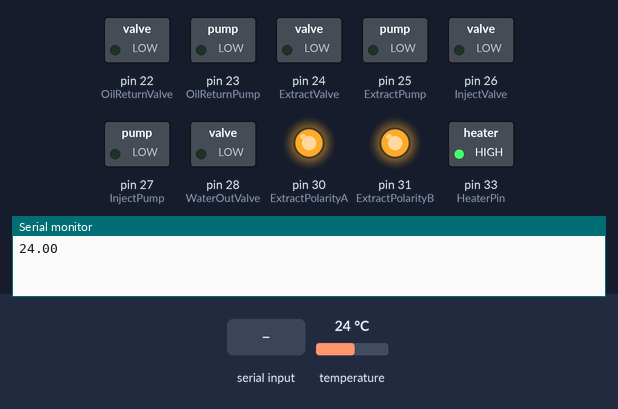
Simulated run of this sketch. Board: Arduino Mega 2560, built with avr-gcc and run on an emulated ATmega2560. On the bench: switched loads named in the sketch (green lamp = pin HIGH), output pins drawn as LEDs (lit = HIGH), the last lines printed to the serial monitor. The test bench sets the inputs (shaded band); at power-on: temperature 24 °C.

Above: at 1.2 s.
1.3 s: "7" received over Serial
At 2.7 s:
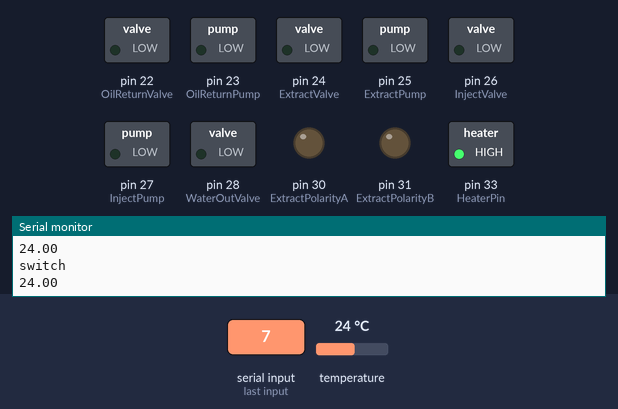
3.0 s: "1" received over Serial
At 4.0 s:
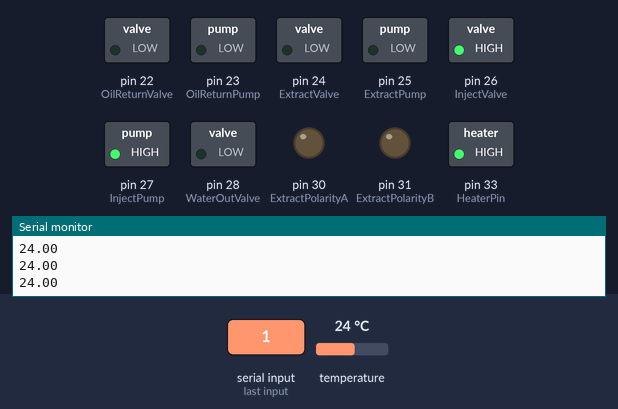
6.6 s: "2" received over Serial
At 7.8 s:
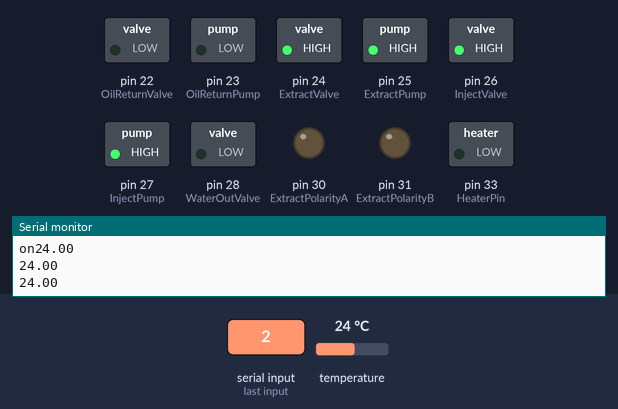
8.4 s: "3" received over Serial
At 8.8 s:
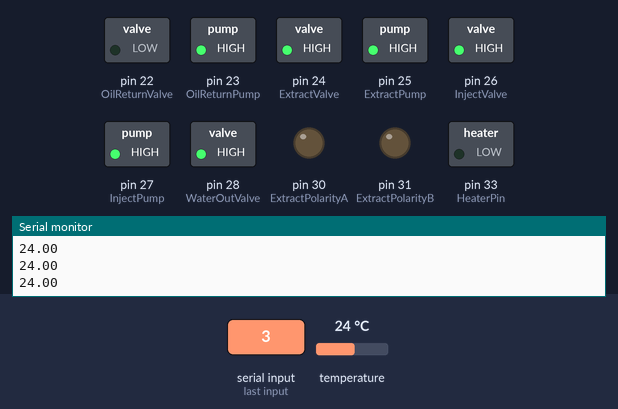
12.0 s: "4" received over Serial
At 12.5 s:
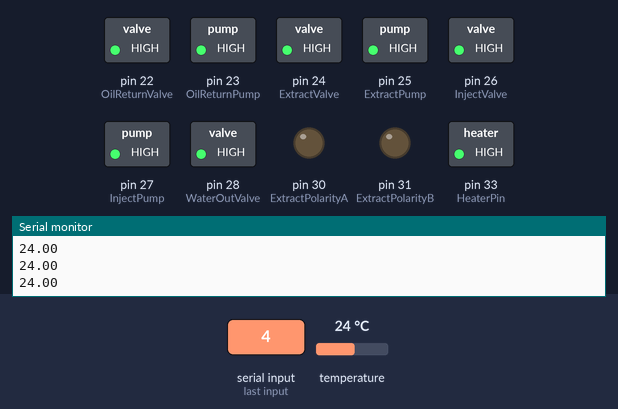
13.7 s: "5" received over Serial
At 14.8 s:
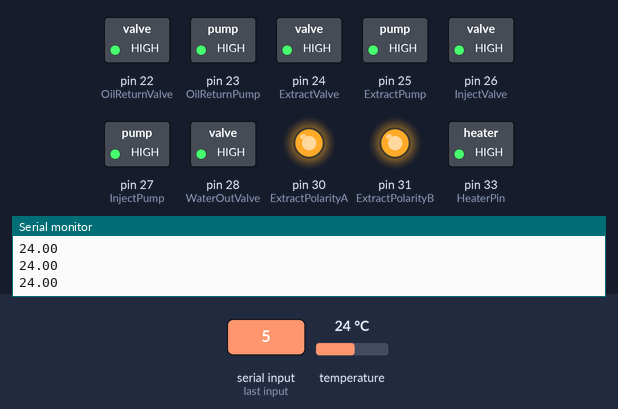
Timing chart, 0 to 17.6 s (numbered marks = the images above; inputs shaded):
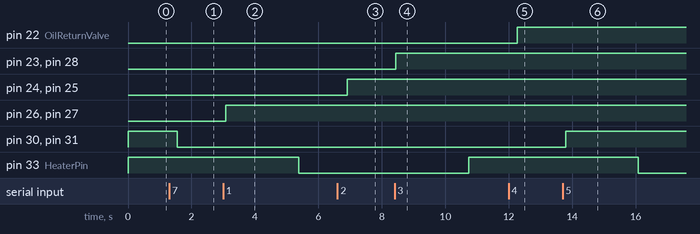

The sketch:

Relay_manager_with_cycle.ino
```cpp
/*

*/
#include <Wire.h>
#include <WireData.h>
#include <OneWire.h>
#include <DallasTemperature.h>
//#include <PID_v1.h>

//define i2c slave address
#define slaveAddress 0x09


#define HeaterPin 33 //swtiches heater relay on or off
#define OilReturnValve 22 //
#define OilReturnPump 23
#define ExtractValve 24
#define ExtractPump  25
#define InjectValve 26
#define InjectPump 27
#define WaterOutValve 28
#define ExtractPolarityA 30
#define ExtractPolarityB 31

#define ONE_WIRE_BUS 7
float tempC;
double setTemp;
//double Input, Output;

//PID myPID(&Input, &Output, &setTemp,2,5,1, DIRECT);


// Setup a oneWire instance to communicate with any OneWire devices (not just Maxim/Dallas temperature ICs)
OneWire oneWire(ONE_WIRE_BUS);

// Pass our oneWire reference to Dallas Temperature.
DallasTemperature sensors(&oneWire);

// arrays to hold device address
DeviceAddress tempSensor;

//I2c Address
int window = 5000;
unsigned long winstart;

void setup() {
  Serial.begin(9600);

    pinMode(OilReturnValve, OUTPUT);
    pinMode(OilReturnPump, OUTPUT);
    pinMode(ExtractValve, OUTPUT);
    pinMode(ExtractPump, OUTPUT);
    pinMode(InjectValve, OUTPUT);
    pinMode(InjectPump, OUTPUT);
    pinMode(WaterOutValve, OUTPUT);
    pinMode(ExtractPolarityA, OUTPUT);
    pinMode(ExtractPolarityB, OUTPUT);
    pinMode(HeaterPin, OUTPUT);
    digitalWrite(OilReturnValve, LOW);
    digitalWrite(OilReturnPump, LOW);
    digitalWrite(ExtractValve, LOW);
    digitalWrite(ExtractPump, LOW);
    digitalWrite(InjectValve, LOW);
    digitalWrite(InjectPump, LOW);
    digitalWrite(WaterOutValve, LOW);
    digitalWrite(ExtractPolarityA, HIGH);
    digitalWrite(ExtractPolarityB, HIGH);
    digitalWrite(HeaterPin, HIGH);//relay is normally closed

    sensors.begin();
    if (!sensors.getAddress(tempSensor, 0)){
      Serial.println("Sensor Error");
    }
 // sensors.setResolution(tempSensor, 9);
   //sensors.setWaitForConversion(false);

    sensors.setHighAlarmTemp(tempSensor, 110);
    sensors.setLowAlarmTemp(tempSensor, -10);
     Wire.begin(slaveAddress);  // I2C slave address 8 setup.
     Wire.onReceive(i2cReceive);  // register our handler function with the Wire library
     Wire.onRequest(i2cTransmit);  // register data return handler


  setTemp = 85;
  winstart = millis();

}

void loop() {
  sensors.requestTemperatures();
  tempC = sensors.getTempCByIndex(0);
  Serial.println(tempC);
 if(sensors.hasAlarm(tempSensor)){
    digitalWrite(HeaterPin,HIGH);
    Serial.println("TOO HOT!!! HEAT OFF!!!");
  }
else {
  if (tempC<setTemp-2){
    if (millis()-winstart>window){
      if (digitalRead(HeaterPin)==HIGH){
        digitalWrite(HeaterPin,LOW);
        Serial.print("on");
        winstart = millis();
      }
      else if (digitalRead(HeaterPin)==LOW){
        digitalWrite(HeaterPin,HIGH);
        winstart = millis();
      }
    }

  }
  else if (tempC>=setTemp-2){
        digitalWrite(HeaterPin, HIGH);
      }
  }
/*input = tempC;
  myPID.Compute();
  unsigned long now = millis();
  if(now - winstart>window){
    winstart += window }
  if(Output > now - winstart){ digitalWrite(HeaterPin,HIGH);};
  else {digitalWrite(HeaterPin,LOW);}
  */
  if (Serial.available()>0){
   int sercommand = Serial.read();
   switch(sercommand){
     case '1':
     if(digitalRead(InjectValve) == LOW){// || (digitalRead(InjectPump == LOW))){
       digitalWrite(InjectValve, HIGH);digitalWrite(InjectPump, HIGH);
   }
   else{
       digitalWrite(InjectValve, LOW);digitalWrite(InjectPump, LOW);
    }
    break;
    case '2':
    if(digitalRead(ExtractValve) == LOW) {//|| (digitalRead(ExtractPump == LOW))){
      digitalWrite(ExtractValve, HIGH);digitalWrite(ExtractPump, HIGH);
    }
   else{
       digitalWrite(ExtractValve, LOW);digitalWrite(ExtractPump, LOW);
    }
    break;
    case '3':
    if(digitalRead(WaterOutValve) == LOW){
      digitalWrite(WaterOutValve, HIGH);digitalWrite(OilReturnPump, HIGH);
    }
    else{
       digitalWrite(WaterOutValve, LOW);digitalWrite(OilReturnPump, LOW);
    }
    break;
    case '4':
    if(digitalRead(OilReturnValve) == LOW) {//|| (digitalRead(OilReturnPump == LOW))){
      digitalWrite(OilReturnValve, HIGH);digitalWrite(OilReturnPump, HIGH);
    }
    else{
       digitalWrite(OilReturnValve, LOW);digitalWrite(OilReturnPump, LOW);
    }
    break;
    case '5':
    digitalWrite(OilReturnValve, HIGH);
    digitalWrite(OilReturnPump, HIGH);
    digitalWrite(ExtractValve, HIGH);
    digitalWrite(ExtractPump, HIGH);
    digitalWrite(InjectValve, HIGH);
    digitalWrite(InjectPump, HIGH);
    digitalWrite(WaterOutValve, HIGH);
    digitalWrite(ExtractPolarityA, HIGH);
    digitalWrite(ExtractPolarityB, HIGH);
    break;
    case '6':
    digitalWrite(OilReturnValve, LOW);
    digitalWrite(OilReturnPump, LOW);
    digitalWrite(ExtractValve, LOW);
    digitalWrite(ExtractPump, LOW);
    digitalWrite(InjectValve, LOW);
    digitalWrite(InjectPump, LOW);
    digitalWrite(WaterOutValve, LOW);
    digitalWrite(ExtractPolarityA, LOW);
    digitalWrite(ExtractPolarityB, LOW);
    //digitalWrite(HeaterPin, LOW);
    break;
    case '7':
    if (digitalRead(ExtractPolarityA) == HIGH){
      digitalWrite(ExtractPolarityA, LOW);
    digitalWrite(ExtractPolarityB, LOW);
   Serial.println("switch");
    }
    else {
      digitalWrite(ExtractPolarityA,HIGH);
    digitalWrite(ExtractPolarityB, HIGH);
    Serial.println("switch");
    }
    break;
    default:

    break;
   }
  }
}

void i2cReceive() {
  int command = Wire.read(); //should this be byte?

  switch(command){
    case 0x0A: //injection
    if(digitalRead(InjectValve) == LOW){// || (digitalRead(InjectPump == LOW))){
//      if (Wire.available() > 0){
//        int InjT = Wire.read(); //in seconds
//        InjT = InjT*1000;
//        digitalWrite(InjectValve, HIGH);digitalWrite(InjectPump, HIGH);
//        delay(InjT);
//        digitalWrite(InjectValve, LOW);digitalWrite(InjectPump, LOW);
//      }
      digitalWrite(InjectValve, HIGH);digitalWrite(InjectPump, HIGH);
    }
    else{
       digitalWrite(InjectValve, LOW);digitalWrite(InjectPump, LOW);
    }
    break;
    case 0x0B: //extraction
    if(digitalRead(ExtractValve) == LOW){ //|| (digitalRead(ExtractPump == LOW))){
//      if (Wire.available() > 0){
//        int InjT = Wire.read(); //in seconds
//        InjT = InjT*1000;
//        digitalWrite(ExtractValve, HIGH);digitalWrite(ExtractPump, HIGH);
//        delay(InjT);
//        digitalWrite(ExtractValve, LOW);digitalWrite(ExtractPump, LOW);
//      }
      digitalWrite(ExtractValve, HIGH);digitalWrite(ExtractPump, HIGH);
    }
    else{
       digitalWrite(ExtractValve, LOW);digitalWrite(ExtractPump, LOW);
    }
    break;
    case 0x0C: //H2O out
    if(digitalRead(WaterOutValve) == LOW){
//      if (Wire.available() > 0){
//        int InjT = Wire.read(); //in seconds
//        InjT = InjT*1000;
//        digitalWrite(WaterOutValve, HIGH);digitalWrite(OilReturnPump, HIGH);
//        delay(InjT);
//        digitalWrite(WaterOutValve, LOW);digitalWrite(OilReturnPump, LOW);
//      }
      digitalWrite(WaterOutValve, HIGH);digitalWrite(OilReturnPump, HIGH);
    }
    else{
       digitalWrite(WaterOutValve, LOW);digitalWrite(OilReturnPump, LOW);
    }
    break;
    case 0x0D: //Oil return
    if(digitalRead(OilReturnValve) == LOW) {//|| (digitalRead(OilReturnPump == LOW))){
//      if (Wire.available() > 0){
//        int InjT = Wire.read(); //in seconds
//        InjT = InjT*1000;
//        digitalWrite(OilReturnValve, HIGH);digitalWrite(OilReturnPump, HIGH);
//        delay(InjT);
//        digitalWrite(OilReturnValve, LOW);digitalWrite(OilReturnPump, LOW);
//      }
      digitalWrite(OilReturnValve, HIGH);digitalWrite(OilReturnPump, HIGH);
    }
    else{
       digitalWrite(OilReturnValve, LOW);digitalWrite(OilReturnPump, LOW);
    }
    break;
    case 0x0E: //ALL ON
    digitalWrite(OilReturnValve, HIGH);
    digitalWrite(OilReturnPump, HIGH);
    digitalWrite(ExtractValve, HIGH);
    digitalWrite(ExtractPump, HIGH);
    digitalWrite(InjectValve, HIGH);
    digitalWrite(InjectPump, HIGH);
    digitalWrite(WaterOutValve, HIGH);
    digitalWrite(ExtractPolarityA, HIGH);
    digitalWrite(ExtractPolarityB, HIGH);
    //digitalWrite(Heater, HIGH);
    break;
    case 0x0F: //ALL OFF
    digitalWrite(OilReturnValve, LOW);
    digitalWrite(OilReturnPump, LOW);
    digitalWrite(ExtractValve, LOW);
    digitalWrite(ExtractPump, LOW);
    digitalWrite(InjectValve, LOW);
    digitalWrite(InjectPump, LOW);
    digitalWrite(WaterOutValve, LOW);
    digitalWrite(ExtractPolarityA, LOW);
    digitalWrite(ExtractPolarityB, LOW);
    //digitalWrite(Heater, LOW);
    break;

    default:
    /*digitalWrite(OilReturnValve, LOW);
    digitalWrite(OilReturnPump, LOW);
    digitalWrite(ExtractValve, LOW);
    digitalWrite(ExtractPump, LOW);
    digitalWrite(InjectValve, LOW);
    digitalWrite(InjectPump, LOW);
    digitalWrite(WaterOutValve, LOW);
    digitalWrite(ExtractPolarityA, LOW);
    digitalWrite(ExtractPolarityB, LOW);*/
    break;
  }


}

void i2cTransmit() {
  sensors.requestTemperatures();
  int tempOut = sensors.getTempCByIndex(0);
  Wire.write(tempOut);

}
```

Measured:
- after the input at 1.3 s, pin 30 (ExtractPolarityA), pin 31 (ExtractPolarityB): HIGH → LOW after 0.26 s
- after the input at 3.0 s, pin 26 (InjectValve), pin 27 (InjectPump): LOW → HIGH after 0.09 s
- after the input at 6.6 s, pin 24 (ExtractValve), pin 25 (ExtractPump): LOW → HIGH after 0.31 s
- after the input at 8.4 s, pin 23 (OilReturnPump), pin 28 (WaterOutValve): LOW → HIGH at once
- after the input at 12.0 s, pin 22 (OilReturnValve): LOW → HIGH after 0.26 s
- after the input at 13.7 s, pin 30 (ExtractPolarityA), pin 31 (ExtractPolarityB): LOW → HIGH after 0.09 s
